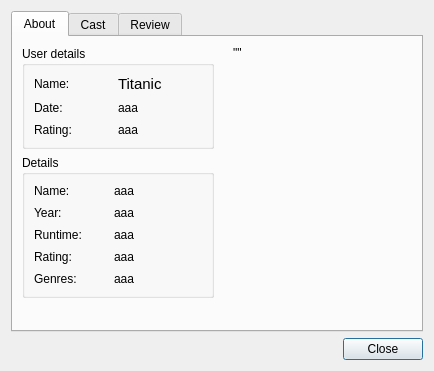
<?xml version="1.0" encoding="UTF-8"?>
<ui version="4.0">
 <class>movieform</class>
 <widget class="QDialog" name="movieform">
  <property name="geometry">
   <rect>
    <x>0</x>
    <y>0</y>
    <width>434</width>
    <height>371</height>
   </rect>
  </property>
  <property name="windowTitle">
   <string>Dialog</string>
  </property>
  <property name="windowIcon">
   <iconset resource="MovieManiacsResource.qrc">
    <normaloff>:/Icons/film.ico</normaloff>:/Icons/film.ico</iconset>
  </property>
  <layout class="QVBoxLayout" name="verticalLayout">
   <item>
    <widget class="QTabWidget" name="tabWidget">
     <property name="currentIndex">
      <number>0</number>
     </property>
     <widget class="QWidget" name="tab">
      <attribute name="title">
       <string>About</string>
      </attribute>
      <layout class="QHBoxLayout" name="horizontalLayout">
       <item>
        <layout class="QFormLayout" name="formLayout_2">
         <item row="1" column="0" colspan="2">
          <widget class="QGroupBox" name="groupBox_3">
           <property name="title">
            <string>Details</string>
           </property>
           <layout class="QHBoxLayout" name="horizontalLayout_5">
            <item>
             <layout class="QFormLayout" name="formLayout_3">
              <property name="fieldGrowthPolicy">
               <enum>QFormLayout::AllNonFixedFieldsGrow</enum>
              </property>
              <property name="horizontalSpacing">
               <number>32</number>
              </property>
              <property name="verticalSpacing">
               <number>8</number>
              </property>
              <item row="1" column="0">
               <widget class="QLabel" name="yearTextLabel">
                <property name="text">
                 <string>Year:</string>
                </property>
               </widget>
              </item>
              <item row="1" column="1">
               <widget class="QLabel" name="yearInfoLabel">
                <property name="text">
                 <string>aaa</string>
                </property>
               </widget>
              </item>
              <item row="2" column="0">
               <widget class="QLabel" name="runtimeTextLabel">
                <property name="text">
                 <string>Runtime:</string>
                </property>
               </widget>
              </item>
              <item row="2" column="1">
               <widget class="QLabel" name="runtimeInfoLabel">
                <property name="text">
                 <string>aaa</string>
                </property>
               </widget>
              </item>
              <item row="0" column="0">
               <widget class="QLabel" name="originalNameTextLabel">
                <property name="maximumSize">
                 <size>
                  <width>16777215</width>
                  <height>16777215</height>
                 </size>
                </property>
                <property name="layoutDirection">
                 <enum>Qt::LeftToRight</enum>
                </property>
                <property name="text">
                 <string>Name:</string>
                </property>
                <property name="textFormat">
                 <enum>Qt::AutoText</enum>
                </property>
                <property name="scaledContents">
                 <bool>false</bool>
                </property>
               </widget>
              </item>
              <item row="0" column="1">
               <widget class="QLabel" name="originalNameInfoLabel">
                <property name="maximumSize">
                 <size>
                  <width>16777215</width>
                  <height>16777215</height>
                 </size>
                </property>
                <property name="cursor">
                 <cursorShape>IBeamCursor</cursorShape>
                </property>
                <property name="mouseTracking">
                 <bool>true</bool>
                </property>
                <property name="focusPolicy">
                 <enum>Qt::StrongFocus</enum>
                </property>
                <property name="text">
                 <string>aaa</string>
                </property>
                <property name="wordWrap">
                 <bool>false</bool>
                </property>
                <property name="textInteractionFlags">
                 <set>Qt::LinksAccessibleByKeyboard|Qt::LinksAccessibleByMouse|Qt::TextBrowserInteraction|Qt::TextEditable|Qt::TextEditorInteraction|Qt::TextSelectableByKeyboard|Qt::TextSelectableByMouse</set>
                </property>
               </widget>
              </item>
              <item row="3" column="0">
               <widget class="QLabel" name="ratingTextLabel">
                <property name="text">
                 <string>Rating:</string>
                </property>
               </widget>
              </item>
              <item row="3" column="1">
               <widget class="QLabel" name="ratingInfoLabel">
                <property name="text">
                 <string>aaa</string>
                </property>
               </widget>
              </item>
              <item row="4" column="0">
               <widget class="QLabel" name="genresTextLabel">
                <property name="text">
                 <string>Genres:</string>
                </property>
               </widget>
              </item>
              <item row="4" column="1">
               <widget class="QLabel" name="genresInfoLabel">
                <property name="text">
                 <string>aaa</string>
                </property>
               </widget>
              </item>
             </layout>
            </item>
           </layout>
          </widget>
         </item>
         <item row="0" column="0" colspan="2">
          <widget class="QGroupBox" name="groupBox_2">
           <property name="title">
            <string>User details</string>
           </property>
           <layout class="QHBoxLayout" name="horizontalLayout_4">
            <item>
             <layout class="QFormLayout" name="formLayout">
              <property name="fieldGrowthPolicy">
               <enum>QFormLayout::AllNonFixedFieldsGrow</enum>
              </property>
              <property name="horizontalSpacing">
               <number>46</number>
              </property>
              <property name="verticalSpacing">
               <number>8</number>
              </property>
              <item row="0" column="0">
               <widget class="QLabel" name="label_2">
                <property name="text">
                 <string>Name:</string>
                </property>
               </widget>
              </item>
              <item row="0" column="1">
               <widget class="QLabel" name="label">
                <property name="maximumSize">
                 <size>
                  <width>16777215</width>
                  <height>16777215</height>
                 </size>
                </property>
                <property name="font">
                 <font>
                  <pointsize>11</pointsize>
                  <weight>50</weight>
                  <bold>false</bold>
                  <underline>false</underline>
                  <kerning>true</kerning>
                 </font>
                </property>
                <property name="cursor">
                 <cursorShape>IBeamCursor</cursorShape>
                </property>
                <property name="mouseTracking">
                 <bool>true</bool>
                </property>
                <property name="focusPolicy">
                 <enum>Qt::StrongFocus</enum>
                </property>
                <property name="contextMenuPolicy">
                 <enum>Qt::DefaultContextMenu</enum>
                </property>
                <property name="text">
                 <string>Titanic</string>
                </property>
                <property name="scaledContents">
                 <bool>false</bool>
                </property>
                <property name="alignment">
                 <set>Qt::AlignLeading|Qt::AlignLeft|Qt::AlignVCenter</set>
                </property>
                <property name="wordWrap">
                 <bool>true</bool>
                </property>
                <property name="textInteractionFlags">
                 <set>Qt::LinksAccessibleByMouse|Qt::TextEditable|Qt::TextEditorInteraction|Qt::TextSelectableByKeyboard|Qt::TextSelectableByMouse</set>
                </property>
               </widget>
              </item>
              <item row="1" column="0">
               <widget class="QLabel" name="dateTextLabel">
                <property name="text">
                 <string>Date:</string>
                </property>
               </widget>
              </item>
              <item row="1" column="1">
               <widget class="QLabel" name="dateInfoLabel">
                <property name="text">
                 <string>aaa</string>
                </property>
               </widget>
              </item>
              <item row="2" column="0">
               <widget class="QLabel" name="userRatingTextLabel">
                <property name="text">
                 <string>Rating:</string>
                </property>
                <property name="alignment">
                 <set>Qt::AlignLeading|Qt::AlignLeft|Qt::AlignVCenter</set>
                </property>
               </widget>
              </item>
              <item row="2" column="1">
               <widget class="QLabel" name="userRatingInfoLabel">
                <property name="text">
                 <string>aaa</string>
                </property>
               </widget>
              </item>
             </layout>
            </item>
           </layout>
          </widget>
         </item>
        </layout>
       </item>
       <item>
        <layout class="QFormLayout" name="formLayout_4">
         <property name="fieldGrowthPolicy">
          <enum>QFormLayout::AllNonFixedFieldsGrow</enum>
         </property>
         <item row="0" column="1">
          <widget class="QLabel" name="posterLabel">
           <property name="text">
            <string>&quot;&lt;img src='images/titanic.jpg' /&gt;&quot;</string>
           </property>
          </widget>
         </item>
         <item row="0" column="0">
          <widget class="QLabel" name="label_3">
           <property name="text">
            <string/>
           </property>
          </widget>
         </item>
        </layout>
       </item>
      </layout>
     </widget>
     <widget class="QWidget" name="tab_2">
      <attribute name="title">
       <string>Cast</string>
      </attribute>
      <layout class="QHBoxLayout" name="horizontalLayout_6">
       <item>
        <widget class="QTableWidget" name="castTableWidget">
         <property name="mouseTracking">
          <bool>false</bool>
         </property>
         <property name="autoScroll">
          <bool>true</bool>
         </property>
         <property name="defaultDropAction">
          <enum>Qt::IgnoreAction</enum>
         </property>
         <property name="alternatingRowColors">
          <bool>true</bool>
         </property>
         <property name="sortingEnabled">
          <bool>true</bool>
         </property>
         <attribute name="horizontalHeaderStretchLastSection">
          <bool>true</bool>
         </attribute>
         <attribute name="verticalHeaderVisible">
          <bool>false</bool>
         </attribute>
         <attribute name="verticalHeaderCascadingSectionResizes">
          <bool>false</bool>
         </attribute>
         <attribute name="verticalHeaderShowSortIndicator" stdset="0">
          <bool>false</bool>
         </attribute>
         <attribute name="verticalHeaderStretchLastSection">
          <bool>false</bool>
         </attribute>
         <column>
          <property name="text">
           <string>Name</string>
          </property>
         </column>
         <column>
          <property name="text">
           <string>Role</string>
          </property>
         </column>
        </widget>
       </item>
      </layout>
     </widget>
     <widget class="QWidget" name="tab_3">
      <attribute name="title">
       <string>Review</string>
      </attribute>
      <layout class="QFormLayout" name="formLayout_5">
       <item row="0" column="0" colspan="2">
        <widget class="QGroupBox" name="groupBox_5">
         <property name="title">
          <string>Review</string>
         </property>
         <layout class="QHBoxLayout" name="horizontalLayout_2">
          <item>
           <widget class="QTextBrowser" name="reviewTextBrowser">
            <property name="cursor" stdset="0">
             <cursorShape>IBeamCursor</cursorShape>
            </property>
            <property name="mouseTracking">
             <bool>true</bool>
            </property>
           </widget>
          </item>
         </layout>
        </widget>
       </item>
       <item row="1" column="0" colspan="2">
        <widget class="QGroupBox" name="groupBox">
         <property name="title">
          <string>Synopsis</string>
         </property>
         <layout class="QHBoxLayout" name="horizontalLayout_3">
          <item>
           <widget class="QTextBrowser" name="synopsisTextBrowser">
            <property name="cursor" stdset="0">
             <cursorShape>IBeamCursor</cursorShape>
            </property>
            <property name="mouseTracking">
             <bool>true</bool>
            </property>
           </widget>
          </item>
         </layout>
        </widget>
       </item>
      </layout>
     </widget>
    </widget>
   </item>
   <item>
    <widget class="QDialogButtonBox" name="buttonBox">
     <property name="standardButtons">
      <set>QDialogButtonBox::Close</set>
     </property>
    </widget>
   </item>
  </layout>
 </widget>
 <resources>
  <include location="MovieManiacsResource.qrc"/>
 </resources>
 <connections>
  <connection>
   <sender>buttonBox</sender>
   <signal>rejected()</signal>
   <receiver>movieform</receiver>
   <slot>reject()</slot>
   <hints>
    <hint type="sourcelabel">
     <x>330</x>
     <y>269</y>
    </hint>
    <hint type="destinationlabel">
     <x>396</x>
     <y>286</y>
    </hint>
   </hints>
  </connection>
 </connections>
</ui>
